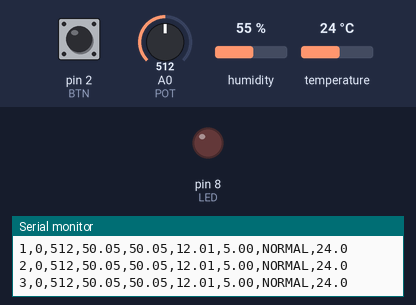
Bench run of a sketch on a simulated Arduino Uno, built with avr-gcc and run on an emulated ATmega328P. On the bench: output pins drawn as LEDs (lit = HIGH), the last lines printed to the serial monitor. The inputs (shaded band) are chosen by the test bench; at power-on: pin 2 (BTN) HIGH, A0 (POT) = 512, humidity 55 %, temperature 24 °C.

Above: at 1.2 s.
1.3 s: pin 2 (BTN) pulled LOW for 1 s
At 2.1 s:
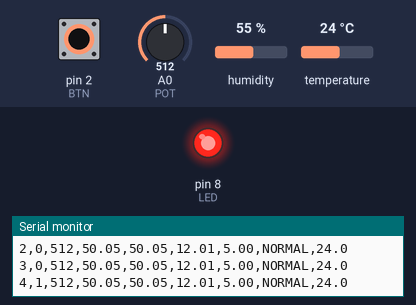
4.1 s: A0 (POT) set to 710
5.6 s: A0 (POT) set to 734
9.6 s: pin 2 (BTN) pulled LOW for 3.2 s
At 14.1 s:
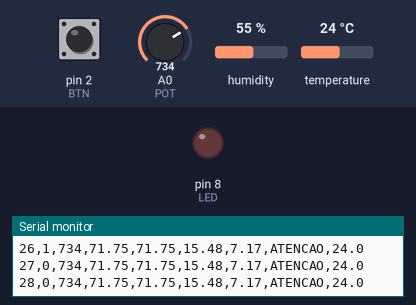
Timing chart, 0 to 15.6 s (numbered marks = the images above; inputs shaded):
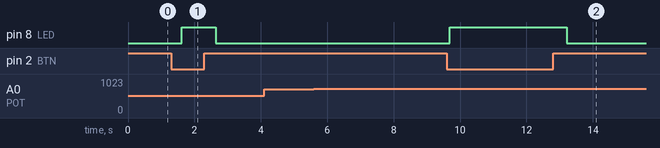

Measured:
- after the input at 1.3 s, pin 8 (LED): LOW → HIGH after 0.33 s, → LOW 1.0 s later
- after the input at 9.6 s, pin 8 (LED): LOW → HIGH after 0.09 s, → LOW 3.5 s later

The sketch:

sketch.ino
```cpp
#include <DHT.h>
#define DHTPIN 4
#define DHTTYPE DHT22
DHT dht(DHTPIN, DHTTYPE);
const int BTN = 2, POT = A0, LED = 8;
bool falhaSimulada = false;
unsigned long amostra = 0;
void setup() {
  pinMode(BTN, INPUT_PULLUP);
  pinMode(LED, OUTPUT);
  Serial.begin(9600);
  dht.begin();
  Serial.println("amostra,botao,bruto,percentual,temp_sim_C,corrente_mA,tensao_V,estado,dht_C");
  Serial.println("# Digite F para simular falha de leitura; R para restaurar");
}
void loop() {
  while (Serial.available()) {
    char c = Serial.read();
    if (c == 'F' || c == 'f') falhaSimulada = true;
    if (c == 'R' || c == 'r') falhaSimulada = false;
  }
  bool pressionado = digitalRead(BTN) == LOW;
  int bruto = falhaSimulada ? -1 : analogRead(POT);
  float percentual = 100.0f * bruto / 1023.0f;
  float temperatura = percentual; // faixa de engenharia 0 a 100 C
  float corrente = 4.0f + 16.0f * percentual / 100.0f;
  float tensao = 10.0f * percentual / 100.0f;
  const char* estado;
  if (bruto < 0 || bruto > 1023) estado = "FALHA";
  else if (percentual >= 85.0f) estado = "PERIGO";
  else if (percentual >= 70.0f) estado = "ATENCAO";
  else estado = "NORMAL";
  digitalWrite(LED, pressionado ? HIGH : LOW);
  float tempDHT = dht.readTemperature();
  Serial.print(++amostra); Serial.print(',');
  Serial.print(pressionado ? 1 : 0); Serial.print(',');
  Serial.print(bruto); Serial.print(',');
  Serial.print(percentual, 2); Serial.print(',');
  Serial.print(temperatura, 2); Serial.print(',');
  Serial.print(corrente, 2); Serial.print(',');
  Serial.print(tensao, 2); Serial.print(',');
  Serial.print(estado); Serial.print(',');
  if (isnan(tempDHT)) Serial.println("NA"); else Serial.println(tempDHT, 1);
  delay(500);
}
```
